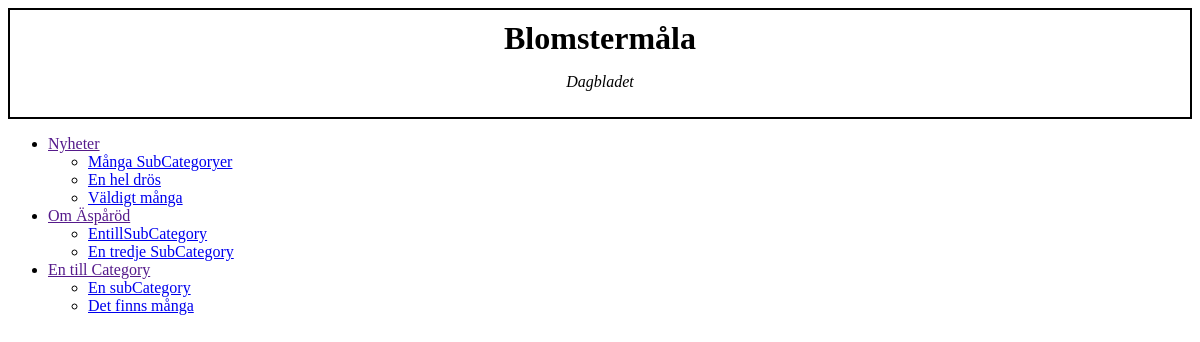
/webbartikel.php, run on the app's committed database.
### tables this page shows
create table Sub_Category
(SubCategoryID     int NOT NULL,
 SubCategoryname	varchar(50),
 CategoryID			int NOT NULL,
 primary key (SubCategoryID),
 foreign key (CategoryID) references Category(CategoryID));

create table Category
(CategoryID     int NOT NULL,
 Categoryname	varchar(50),
 primary key (CategoryID));

### webbartikel.php (the view, shortened to what this page needs)
<?php
  include('db.php');
?>
<!DOCTYPE html>
<html>
  <head>
    <link type="text/css" rel="stylesheet" href="blad.css" />
  </head>
	<body>
	<div id="toplogo">
		<h1>Blomstermåla</h1>
		<p>Dagbladet</p>
	</div>
	<div id="lnav">
	<?php
    $sql = "select Categoryname, SubCategoryname, SubCategoryID from Category inner join Sub_Category on Sub_Category.CategoryID=Category.CategoryID order by Category.CategoryID";
    $result = mysqli_query($link, $sql);
    $owner = "";
    echo("<ul>\n");
    while ($row = mysqli_fetch_array($result))
    {
    	if (($row[0]!=$owner) && ($owner!="")){
    			echo("\t</ul>\n</li>\n");
    		}
    	if ($row[0]!=$owner){
    		echo('<li><a href="">'.$row[0]."</a>\n\t<ul>\n");
    		$owner=$row[0];
    	}
    	echo('<li><a href="index.php?cat='.$row[2].'">'.$row[1].'</a></li>');
    }
    echo("\t</ul>\n</li>\n");
    echo("</ul>\n");
  ?>
  </div>
	<div id="article">
		<?php
echo('<div class="Picturefloat">');
echo('</div>');
?>
	</div>
	</body>
</html>

### blad.css (style rules this page uses)
h1, h2, h3, h4 { margin: 0px; }
#toplogo { border: solid black 2px; padding: 10px; text-align: center; }
#toplogo p { font-style: italic; }
#lnav { float: left; width: 20%; }

### data on the page
sub_category: CategoryID.Categoryname "Nyheter", SubCategoryname "Många SubCategoryer"
sub_category: SubCategoryname "En hel drös"
sub_category: SubCategoryname "Väldigt många"
sub_category: CategoryID.Categoryname "Om Äspåröd", SubCategoryname "EntillSubCategory"
sub_category: SubCategoryname "En tredje SubCategory"
sub_category: CategoryID.Categoryname "En till Category", SubCategoryname "En subCategory"
sub_category: SubCategoryname "Det finns många"
